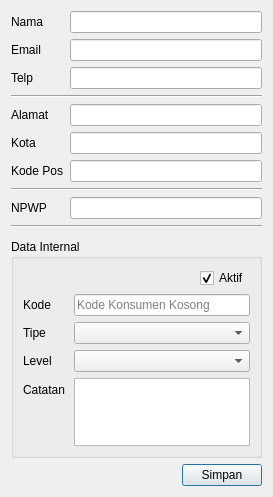
<?xml version="1.0" encoding="UTF-8"?>
<ui version="4.0">
 <class>KonsumenDialog</class>
 <widget class="QDialog" name="KonsumenDialog">
  <property name="geometry">
   <rect>
    <x>0</x>
    <y>0</y>
    <width>273</width>
    <height>497</height>
   </rect>
  </property>
  <property name="windowTitle">
   <string>Form Konsumen</string>
  </property>
  <layout class="QVBoxLayout" name="verticalLayout" stretch="0,1,0,0">
   <item>
    <layout class="QFormLayout" name="formLayout">
     <item row="0" column="0">
      <widget class="QLabel" name="namaLabel">
       <property name="text">
        <string>Nama</string>
       </property>
      </widget>
     </item>
     <item row="0" column="1">
      <widget class="QLineEdit" name="namaLineEdit"/>
     </item>
     <item row="1" column="0">
      <widget class="QLabel" name="emailLabel">
       <property name="text">
        <string>Email</string>
       </property>
      </widget>
     </item>
     <item row="1" column="1">
      <widget class="QLineEdit" name="emailLineEdit"/>
     </item>
     <item row="2" column="0">
      <widget class="QLabel" name="telpLabel">
       <property name="text">
        <string>Telp</string>
       </property>
      </widget>
     </item>
     <item row="2" column="1">
      <widget class="QLineEdit" name="telpLineEdit"/>
     </item>
     <item row="3" column="0" colspan="2">
      <widget class="Line" name="line">
       <property name="orientation">
        <enum>Qt::Orientation::Horizontal</enum>
       </property>
      </widget>
     </item>
     <item row="4" column="0">
      <widget class="QLabel" name="alamatLabel">
       <property name="text">
        <string>Alamat</string>
       </property>
      </widget>
     </item>
     <item row="4" column="1">
      <widget class="QLineEdit" name="alamatLineEdit"/>
     </item>
     <item row="5" column="0">
      <widget class="QLabel" name="kotaLabel">
       <property name="text">
        <string>Kota</string>
       </property>
      </widget>
     </item>
     <item row="5" column="1">
      <widget class="QLineEdit" name="kotaLineEdit"/>
     </item>
     <item row="6" column="0">
      <widget class="QLabel" name="kodePosLabel">
       <property name="text">
        <string>Kode Pos</string>
       </property>
      </widget>
     </item>
     <item row="6" column="1">
      <widget class="QLineEdit" name="kodePosLineEdit"/>
     </item>
     <item row="7" column="0" colspan="2">
      <widget class="Line" name="line_2">
       <property name="orientation">
        <enum>Qt::Orientation::Horizontal</enum>
       </property>
      </widget>
     </item>
     <item row="8" column="0">
      <widget class="QLabel" name="nPWPLabel">
       <property name="text">
        <string>NPWP</string>
       </property>
      </widget>
     </item>
     <item row="8" column="1">
      <widget class="QLineEdit" name="nPWPLineEdit"/>
     </item>
     <item row="9" column="0" colspan="2">
      <widget class="Line" name="line_3">
       <property name="orientation">
        <enum>Qt::Orientation::Horizontal</enum>
       </property>
      </widget>
     </item>
    </layout>
   </item>
   <item>
    <spacer name="verticalSpacer">
     <property name="orientation">
      <enum>Qt::Orientation::Vertical</enum>
     </property>
     <property name="sizeHint" stdset="0">
      <size>
       <width>20</width>
       <height>40</height>
      </size>
     </property>
    </spacer>
   </item>
   <item>
    <widget class="QGroupBox" name="formGroupBox_2">
     <property name="title">
      <string>Data Internal</string>
     </property>
     <layout class="QFormLayout" name="formLayout_2">
      <property name="horizontalSpacing">
       <number>9</number>
      </property>
      <property name="leftMargin">
       <number>9</number>
      </property>
      <property name="topMargin">
       <number>9</number>
      </property>
      <property name="rightMargin">
       <number>9</number>
      </property>
      <property name="bottomMargin">
       <number>9</number>
      </property>
      <item row="1" column="0">
       <widget class="QLabel" name="kodeKonsumenLabel">
        <property name="text">
         <string>Kode</string>
        </property>
       </widget>
      </item>
      <item row="1" column="1">
       <widget class="QLineEdit" name="kodeKonsumenLineEdit">
        <property name="placeholderText">
         <string>Kode Konsumen Kosong</string>
        </property>
       </widget>
      </item>
      <item row="2" column="0">
       <widget class="QLabel" name="tipeLabel">
        <property name="text">
         <string>Tipe</string>
        </property>
       </widget>
      </item>
      <item row="2" column="1">
       <widget class="TipeKonsumenComboBox" name="tipeBox">
        <property name="insertPolicy">
         <enum>QComboBox::InsertPolicy::NoInsert</enum>
        </property>
        <property name="sizeAdjustPolicy">
         <enum>QComboBox::SizeAdjustPolicy::AdjustToContents</enum>
        </property>
       </widget>
      </item>
      <item row="4" column="0">
       <widget class="QLabel" name="notesLabel">
        <property name="text">
         <string>Catatan</string>
        </property>
       </widget>
      </item>
      <item row="4" column="1">
       <widget class="QPlainTextEdit" name="notesEdit">
        <property name="maximumSize">
         <size>
          <width>16777215</width>
          <height>68</height>
         </size>
        </property>
        <property name="tabChangesFocus">
         <bool>true</bool>
        </property>
       </widget>
      </item>
      <item row="0" column="1">
       <layout class="QHBoxLayout" name="horizontalLayout">
        <item>
         <spacer name="horizontalSpacer">
          <property name="orientation">
           <enum>Qt::Orientation::Horizontal</enum>
          </property>
          <property name="sizeHint" stdset="0">
           <size>
            <width>40</width>
            <height>20</height>
           </size>
          </property>
         </spacer>
        </item>
        <item>
         <widget class="QCheckBox" name="activeCheck">
          <property name="text">
           <string>Aktif</string>
          </property>
          <property name="checked">
           <bool>true</bool>
          </property>
         </widget>
        </item>
       </layout>
      </item>
      <item row="3" column="0">
       <widget class="QLabel" name="label">
        <property name="toolTip">
         <string>Level harga</string>
        </property>
        <property name="text">
         <string>Level</string>
        </property>
       </widget>
      </item>
      <item row="3" column="1">
       <widget class="PriceLevelComboBox" name="priceLevelBox">
        <property name="insertPolicy">
         <enum>QComboBox::InsertPolicy::NoInsert</enum>
        </property>
       </widget>
      </item>
     </layout>
    </widget>
   </item>
   <item>
    <layout class="QHBoxLayout" name="horizontalLayout_2">
     <item>
      <spacer name="horizontalSpacer_2">
       <property name="orientation">
        <enum>Qt::Orientation::Horizontal</enum>
       </property>
       <property name="sizeHint" stdset="0">
        <size>
         <width>40</width>
         <height>20</height>
        </size>
       </property>
      </spacer>
     </item>
     <item>
      <widget class="QPushButton" name="simpanButton">
       <property name="text">
        <string>Simpan</string>
       </property>
      </widget>
     </item>
    </layout>
   </item>
  </layout>
 </widget>
 <customwidgets>
  <customwidget>
   <class>TipeKonsumenComboBox</class>
   <extends>QComboBox</extends>
   <header>src/customs/tipekonsumencombobox.h</header>
  </customwidget>
  <customwidget>
   <class>PriceLevelComboBox</class>
   <extends>QComboBox</extends>
   <header>src/customs/pricelevelcombobox.h</header>
  </customwidget>
 </customwidgets>
 <tabstops>
  <tabstop>namaLineEdit</tabstop>
  <tabstop>emailLineEdit</tabstop>
  <tabstop>telpLineEdit</tabstop>
  <tabstop>alamatLineEdit</tabstop>
  <tabstop>kotaLineEdit</tabstop>
  <tabstop>kodePosLineEdit</tabstop>
  <tabstop>nPWPLineEdit</tabstop>
  <tabstop>activeCheck</tabstop>
  <tabstop>kodeKonsumenLineEdit</tabstop>
  <tabstop>tipeBox</tabstop>
  <tabstop>notesEdit</tabstop>
  <tabstop>simpanButton</tabstop>
 </tabstops>
 <resources/>
 <connections/>
</ui>
